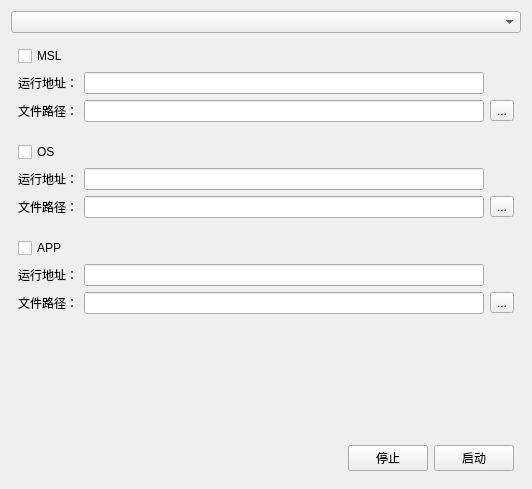
<?xml version="1.0" encoding="UTF-8"?>
<ui version="4.0">
 <class>Form_acoreOS</class>
 <widget class="QWidget" name="Form_acoreOS">
  <property name="geometry">
   <rect>
    <x>0</x>
    <y>0</y>
    <width>532</width>
    <height>489</height>
   </rect>
  </property>
  <property name="windowTitle">
   <string>Form</string>
  </property>
  <layout class="QVBoxLayout" name="verticalLayout">
   <item>
    <widget class="QComboBox" name="comboBox_cell_name"/>
   </item>
   <item>
    <widget class="QFrame" name="frame">
     <property name="frameShape">
      <enum>QFrame::NoFrame</enum>
     </property>
     <property name="frameShadow">
      <enum>QFrame::Raised</enum>
     </property>
     <layout class="QGridLayout" name="gridLayout">
      <property name="leftMargin">
       <number>7</number>
      </property>
      <property name="topMargin">
       <number>7</number>
      </property>
      <property name="rightMargin">
       <number>7</number>
      </property>
      <property name="bottomMargin">
       <number>7</number>
      </property>
      <item row="2" column="0">
       <widget class="QLabel" name="label_3">
        <property name="text">
         <string>文件路径：</string>
        </property>
       </widget>
      </item>
      <item row="2" column="1">
       <widget class="QLineEdit" name="lineEdit_select_msl_file">
        <property name="text">
         <string/>
        </property>
       </widget>
      </item>
      <item row="1" column="0">
       <widget class="QLabel" name="label_8">
        <property name="text">
         <string>运行地址：</string>
        </property>
       </widget>
      </item>
      <item row="1" column="1">
       <widget class="QLineEdit" name="lineEdit_msl_run_addr">
        <property name="text">
         <string/>
        </property>
       </widget>
      </item>
      <item row="2" column="3">
       <widget class="QToolButton" name="btn_select_file_1">
        <property name="text">
         <string>...</string>
        </property>
       </widget>
      </item>
      <item row="0" column="0">
       <widget class="QCheckBox" name="checkBox_msl">
        <property name="text">
         <string>MSL</string>
        </property>
       </widget>
      </item>
     </layout>
    </widget>
   </item>
   <item>
    <widget class="QFrame" name="frame_2">
     <property name="frameShape">
      <enum>QFrame::NoFrame</enum>
     </property>
     <property name="frameShadow">
      <enum>QFrame::Raised</enum>
     </property>
     <layout class="QGridLayout" name="gridLayout_2">
      <property name="leftMargin">
       <number>7</number>
      </property>
      <property name="topMargin">
       <number>7</number>
      </property>
      <property name="rightMargin">
       <number>7</number>
      </property>
      <property name="bottomMargin">
       <number>7</number>
      </property>
      <item row="0" column="0">
       <widget class="QCheckBox" name="checkBox_os">
        <property name="text">
         <string>OS</string>
        </property>
       </widget>
      </item>
      <item row="2" column="1">
       <widget class="QLineEdit" name="lineEdit_select_os_file">
        <property name="text">
         <string/>
        </property>
       </widget>
      </item>
      <item row="2" column="0">
       <widget class="QLabel" name="label_4">
        <property name="text">
         <string>文件路径：</string>
        </property>
       </widget>
      </item>
      <item row="1" column="1">
       <widget class="QLineEdit" name="lineEdit_os_run_addr">
        <property name="text">
         <string/>
        </property>
       </widget>
      </item>
      <item row="1" column="0">
       <widget class="QLabel" name="label_9">
        <property name="text">
         <string>运行地址：</string>
        </property>
       </widget>
      </item>
      <item row="2" column="2">
       <widget class="QToolButton" name="btn_select_file_2">
        <property name="text">
         <string>...</string>
        </property>
       </widget>
      </item>
     </layout>
    </widget>
   </item>
   <item>
    <widget class="QFrame" name="frame_3">
     <property name="frameShape">
      <enum>QFrame::NoFrame</enum>
     </property>
     <property name="frameShadow">
      <enum>QFrame::Raised</enum>
     </property>
     <layout class="QGridLayout" name="gridLayout_3">
      <property name="leftMargin">
       <number>7</number>
      </property>
      <property name="topMargin">
       <number>7</number>
      </property>
      <property name="rightMargin">
       <number>7</number>
      </property>
      <property name="bottomMargin">
       <number>7</number>
      </property>
      <item row="0" column="0">
       <widget class="QCheckBox" name="checkBox_app">
        <property name="text">
         <string>APP</string>
        </property>
       </widget>
      </item>
      <item row="2" column="1">
       <widget class="QLineEdit" name="lineEdit_select_app_file">
        <property name="text">
         <string/>
        </property>
       </widget>
      </item>
      <item row="1" column="0">
       <widget class="QLabel" name="label_10">
        <property name="text">
         <string>运行地址：</string>
        </property>
       </widget>
      </item>
      <item row="1" column="1">
       <widget class="QLineEdit" name="lineEdit_app_run_addr">
        <property name="text">
         <string/>
        </property>
       </widget>
      </item>
      <item row="2" column="0">
       <widget class="QLabel" name="label_5">
        <property name="text">
         <string>文件路径：</string>
        </property>
       </widget>
      </item>
      <item row="2" column="2">
       <widget class="QToolButton" name="btn_select_file_3">
        <property name="text">
         <string>...</string>
        </property>
       </widget>
      </item>
     </layout>
    </widget>
   </item>
   <item>
    <spacer name="verticalSpacer">
     <property name="orientation">
      <enum>Qt::Vertical</enum>
     </property>
     <property name="sizeHint" stdset="0">
      <size>
       <width>20</width>
       <height>40</height>
      </size>
     </property>
    </spacer>
   </item>
   <item>
    <widget class="QFrame" name="frame_4">
     <property name="frameShape">
      <enum>QFrame::NoFrame</enum>
     </property>
     <property name="frameShadow">
      <enum>QFrame::Raised</enum>
     </property>
     <layout class="QHBoxLayout" name="horizontalLayout">
      <property name="leftMargin">
       <number>7</number>
      </property>
      <property name="topMargin">
       <number>7</number>
      </property>
      <property name="rightMargin">
       <number>7</number>
      </property>
      <property name="bottomMargin">
       <number>7</number>
      </property>
      <item>
       <spacer name="horizontalSpacer">
        <property name="orientation">
         <enum>Qt::Horizontal</enum>
        </property>
        <property name="sizeHint" stdset="0">
         <size>
          <width>40</width>
          <height>20</height>
         </size>
        </property>
       </spacer>
      </item>
      <item>
       <widget class="QPushButton" name="pushButton_stop">
        <property name="text">
         <string>停止</string>
        </property>
       </widget>
      </item>
      <item>
       <widget class="QPushButton" name="pushButton_start">
        <property name="text">
         <string>启动</string>
        </property>
       </widget>
      </item>
     </layout>
    </widget>
   </item>
  </layout>
 </widget>
 <resources/>
 <connections/>
</ui>
